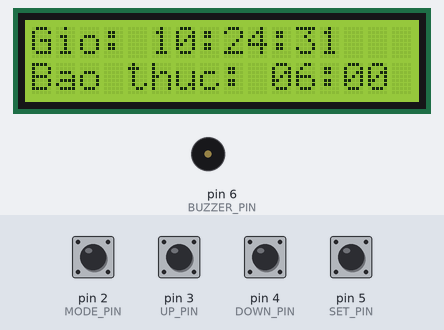
A sketch run on a simulated Arduino Uno, built with avr-gcc and run on an emulated ATmega328P. On the bench: 16×2 character LCD, buzzer (waves = sounding, pin HIGH). The test bench sets the inputs (shaded band); at power-on: pin 2 (MODE_PIN), pin 3 (UP_PIN), pin 4 (DOWN_PIN), pin 5 (SET_PIN) HIGH. The local clock reads 2024-03-15 10:24:30 at power-on unless the sketch sets it; what the sketch prints to the serial monitor is not drawn.

Above: at 1.2 s.
1.3 s: pin 2 (MODE_PIN) pulled LOW for 0.15 s
At 2.2 s:
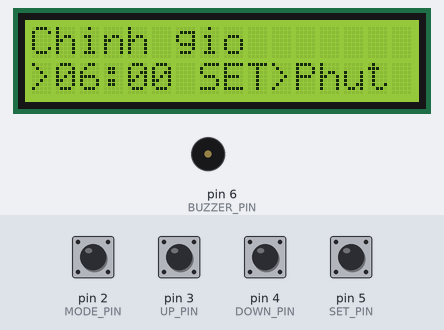
2.9 s: pin 5 (SET_PIN) pulled LOW for 0.15 s
At 4.1 s:
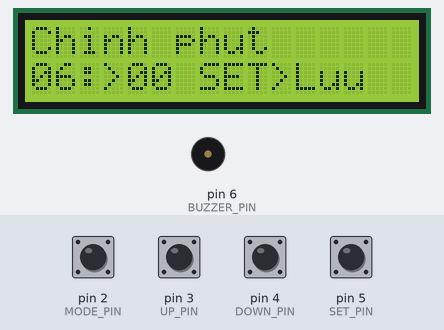
4.5 s: pin 5 (SET_PIN) pulled LOW for 1 s
At 5.7 s:
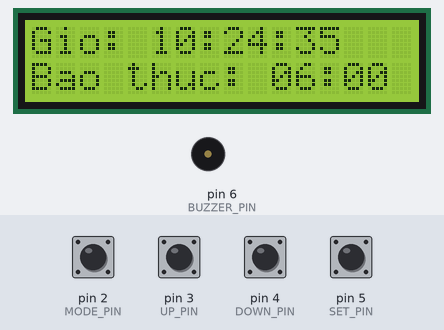
13.0 s: pin 2 (MODE_PIN) pulled LOW for 1 s
At 14.3 s:
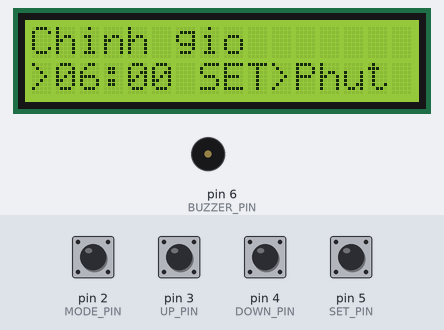
Timing chart, 0 to 16.0 s (numbered marks = the images above; inputs shaded):
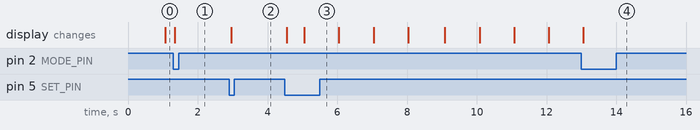

Measured:
- after the input at 1.3 s, the display: changes at once (image 1)
- after the input at 2.9 s, the display: changes after 0.06 s (image 2)
- after the input at 4.5 s, the display: first changes after 0.06 s (image 3 shows a later state)
- after the input at 13.0 s, the display: changes after 0.06 s (image 4)

The sketch:

bai3.ino
```cpp
#include <Wire.h>
#include <RTClib.h>
#include <LiquidCrystal_I2C.h>

LiquidCrystal_I2C lcd(0x27, 16, 2);
RTC_DS1307 rtc;

// Định nghĩa các chân
#define BUZZER_PIN 6
#define MODE_PIN   2
#define UP_PIN     3
#define DOWN_PIN   4
#define SET_PIN    5

// Biến lưu trữ báo thức
byte alarmHour = 6;
byte alarmMinute = 0;
bool isAlarmOn = false;
bool isAlarmRinging = false;
bool alarmTriggered = false;

// Biến cho máy trạng thái
enum Mode {
  DISPLAY_TIME,
  SET_ALARM_HOUR,
  SET_ALARM_MINUTE
};
Mode currentMode = DISPLAY_TIME;
Mode lastMode = (Mode)-1;

// Biến cho xử lý nút nhấn
bool lastModeState = HIGH;
bool lastUpState = HIGH;
bool lastDownState = HIGH;
bool lastSetState = HIGH;

unsigned long ignoreButtonsUntil = 0;
unsigned long lastUpPress = 0;
unsigned long lastDownPress = 0;
unsigned long lastModePress = 0;
unsigned long lastSetPress = 0;
#define DEBOUNCE_DELAY 50  // Thời gian chống dội ngắn (ms)

// Biến hiệu ứng nhấp nháy (chỉ dùng cho "Dậy đi!")
bool blinkState = false;
unsigned long lastBlinkTime = 0;

void setup() {
  Serial.begin(9600);

  lcd.init();
  lcd.backlight();
  lcd.setCursor(0, 0);

  if (!rtc.begin()) {
    lcd.print("Khong tim thay RTC!");
    Serial.println("Khong tim thay RTC!");
    while (1);
  }

  if (!rtc.isrunning()) {
    lcd.clear();
    lcd.print("Dang chinh dong ho RTC...");
    Serial.println("Dang chinh dong ho RTC...");
    rtc.adjust(DateTime(F(__DATE__), F(__TIME__)));
    delay(2000);
  }

  pinMode(BUZZER_PIN, OUTPUT);
  digitalWrite(BUZZER_PIN, LOW);

  pinMode(MODE_PIN, INPUT_PULLUP);
  pinMode(UP_PIN, INPUT_PULLUP);
  pinMode(DOWN_PIN, INPUT_PULLUP);
  pinMode(SET_PIN, INPUT_PULLUP);

  lcd.clear();
  Serial.println("He thong san sang!");
}

void loop() {
  handleButtons();
  checkAlarm();
  updateDisplay();
  delay(20); // Giảm xuống 20ms để phản hồi nhanh hơn
}

void handleButtons() {
  if (millis() < ignoreButtonsUntil) return;

  bool modeState = (digitalRead(MODE_PIN) == LOW);
  bool upState = (digitalRead(UP_PIN) == LOW);
  bool downState = (digitalRead(DOWN_PIN) == LOW);
  bool setState = (digitalRead(SET_PIN) == LOW);

  // Tắt báo thức đang kêu (BẤT KỲ NÚT NÀO)
  if (isAlarmRinging && (modeState || upState || downState || setState)) {
    Serial.println("Bao thuc da duoc tat");
    isAlarmRinging = false;
    alarmTriggered = false;
    digitalWrite(BUZZER_PIN, LOW);
    ignoreButtonsUntil = millis() + 500;
    return;
  }

  // Nút MODE
  if (modeState && !lastModeState && (millis() - lastModePress > DEBOUNCE_DELAY)) {
    Serial.println("Nút MODE nhấn");
    if (currentMode == DISPLAY_TIME) {
      currentMode = SET_ALARM_HOUR;
      Serial.println("Chuyen sang chinh gio bao thuc");
    }
    lastModePress = millis();
  }

  // Nút UP
  if (upState && !lastUpState && (millis() - lastUpPress > DEBOUNCE_DELAY)) {
    if (currentMode == SET_ALARM_HOUR) {
      alarmHour = (alarmHour + 1) % 24;
      Serial.print("Gio bao thuc: "); Serial.println(alarmHour);
      updateDisplay();
    } else if (currentMode == SET_ALARM_MINUTE) {
      alarmMinute = (alarmMinute + 1) % 60;
      Serial.print("Phut bao thuc: "); Serial.println(alarmMinute);
      updateDisplay();
    } else if (currentMode == DISPLAY_TIME) {
      isAlarmOn = !isAlarmOn;
      Serial.print("Bao thuc: ");
      Serial.println(isAlarmOn ? "BAT" : "TAT");
      updateDisplay();
    }
    lastUpPress = millis();
  }

  // Nút DOWN
  if (downState && !lastDownState && (millis() - lastDownPress > DEBOUNCE_DELAY)) {
    if (currentMode == SET_ALARM_HOUR) {
      alarmHour = (alarmHour == 0) ? 23 : alarmHour - 1;
      Serial.print("Gio bao thuc: "); Serial.println(alarmHour);
      updateDisplay();
    } else if (currentMode == SET_ALARM_MINUTE) {
      alarmMinute = (alarmMinute == 0) ? 59 : alarmMinute - 1;
      Serial.print("Phut bao thuc: "); Serial.println(alarmMinute);
      updateDisplay();
    }
    lastDownPress = millis();
  }

  // Nút SET
  if (setState && !lastSetState && (millis() - lastSetPress > DEBOUNCE_DELAY)) {
    Serial.println("Nút SET nhấn");
    if (currentMode == SET_ALARM_HOUR) {
      currentMode = SET_ALARM_MINUTE;
      Serial.println("Chuyen sang chinh phut bao thuc");
    } else if (currentMode == SET_ALARM_MINUTE) {
      currentMode = DISPLAY_TIME;
      isAlarmOn = true;
      Serial.println("Luu va bat bao thuc!");
      Serial.print("Bao thuc dat vao: ");
      Serial.print(alarmHour);
      Serial.print(":");
      Serial.println(alarmMinute);
    }
    lastSetPress = millis();
  }

  lastModeState = modeState;
  lastUpState = upState;
  lastDownState = downState;
  lastSetState = setState;
}

void checkAlarm() {
  if (isAlarmRinging) {
    if (millis() % 1000 < 200) digitalWrite(BUZZER_PIN, HIGH);
    else digitalWrite(BUZZER_PIN, LOW);
    return;
  }

  if (isAlarmOn && currentMode == DISPLAY_TIME) {
    DateTime now = rtc.now();

    if (now.hour() == alarmHour && now.minute() == alarmMinute && now.second() < 5 && !alarmTriggered) {
      Serial.println("BAO THUC KICH HOAT!");
      isAlarmRinging = true;
      alarmTriggered = true;
    }

    if (now.minute() != alarmMinute) {
      alarmTriggered = false;
    }
  }
}

void updateDisplay() {
  if (millis() - lastBlinkTime > 500) {
    blinkState = !blinkState;
    lastBlinkTime = millis();
  }

  if (currentMode != lastMode) {
    lcd.clear();
    lastMode = currentMode;
  }

  DateTime now = rtc.now();

  switch (currentMode) {
    case DISPLAY_TIME:
      lcd.setCursor(0, 0);
      lcd.print("Gio: ");
      if (now.hour() < 10) lcd.print('0');
      lcd.print(now.hour());
      lcd.print(':');
      if (now.minute() < 10) lcd.print('0');
      lcd.print(now.minute());
      lcd.print(':');
      if (now.second() < 10) lcd.print('0');
      lcd.print(now.second());

      lcd.setCursor(0, 1);
      lcd.print("Bao thuc: ");
      if (alarmHour < 10) lcd.print('0');
      lcd.print(alarmHour);
      lcd.print(':');
      if (alarmMinute < 10) lcd.print('0');
      lcd.print(alarmMinute);
      lcd.print(isAlarmOn ? " BAT " : " TAT ");

      if (isAlarmRinging && blinkState) {
        lcd.setCursor(0, 1);
        lcd.print("DAY DI BAN OI!");
      }
      break;

    case SET_ALARM_HOUR:
      lcd.setCursor(0, 0);
      lcd.print("Chinh gio");
      lcd.setCursor(0, 1);
      lcd.print(">");
      if (alarmHour < 10) lcd.print('0');
      lcd.print(alarmHour);
      lcd.print(":");
      if (alarmMinute < 10) lcd.print('0');
      lcd.print(alarmMinute);
      lcd.print(" SET>Phut ");
      break;

    case SET_ALARM_MINUTE:
      lcd.setCursor(0, 0);
      lcd.print("Chinh phut");
      lcd.setCursor(0, 1);
      if (alarmHour < 10) lcd.print('0');
      lcd.print(alarmHour);
      lcd.print(":>");
      if (alarmMinute < 10) lcd.print('0');
      lcd.print(alarmMinute);
      lcd.print(" SET>Luu");
      break;
  }
}
```
